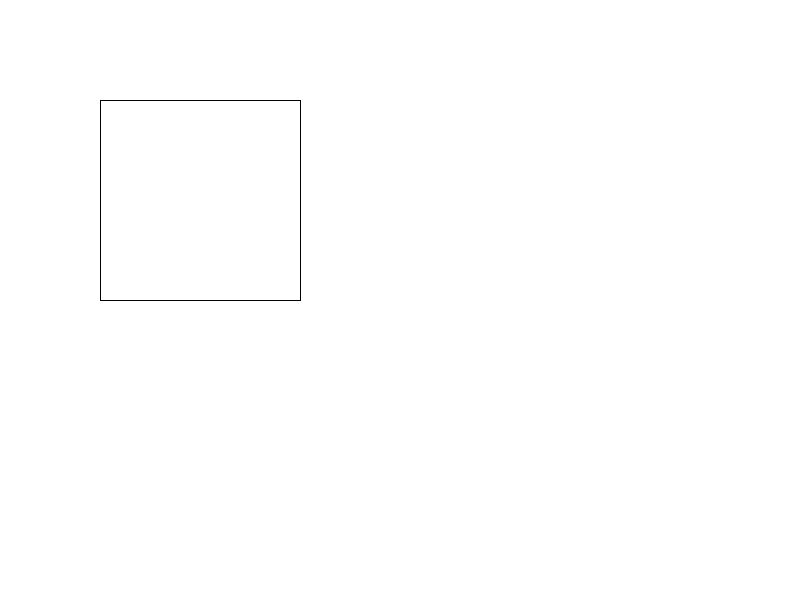
Frame 1 (no input)
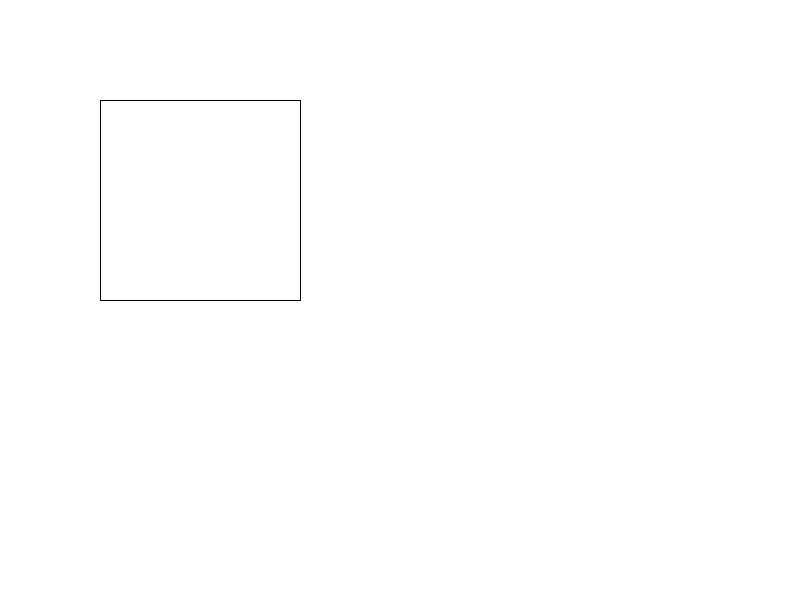
Frame 2 (the mouse pressed at the canvas centre, redrawn once)

The Processing sketch that drew these frames (run headless with seeded random() and noise(); the mouse was pressed at the canvas centre and the sketch redrawn once):

// Processing sketch: customRect
// ── customRect.pde
void setup() {
  size(800, 600);
  background(255);
  noLoop();
}

void draw() {
  customRect();
}


void customRect() {
  line(100, 100, 300, 100);
  line(300, 100, 300, 300);
  line(300, 300, 100, 300);
  line(100, 300, 100, 100);
}
